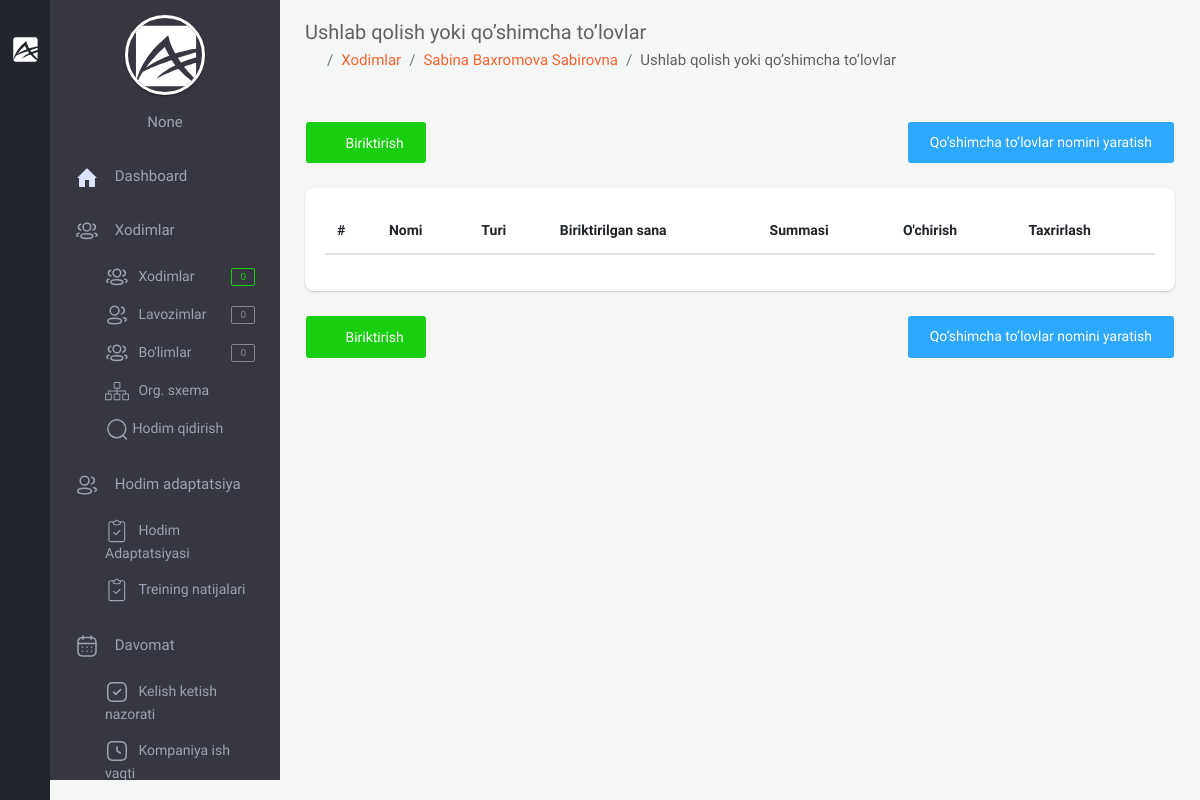
Page /backoffice/additional-payment/5 (signed in) on the earlier database version.
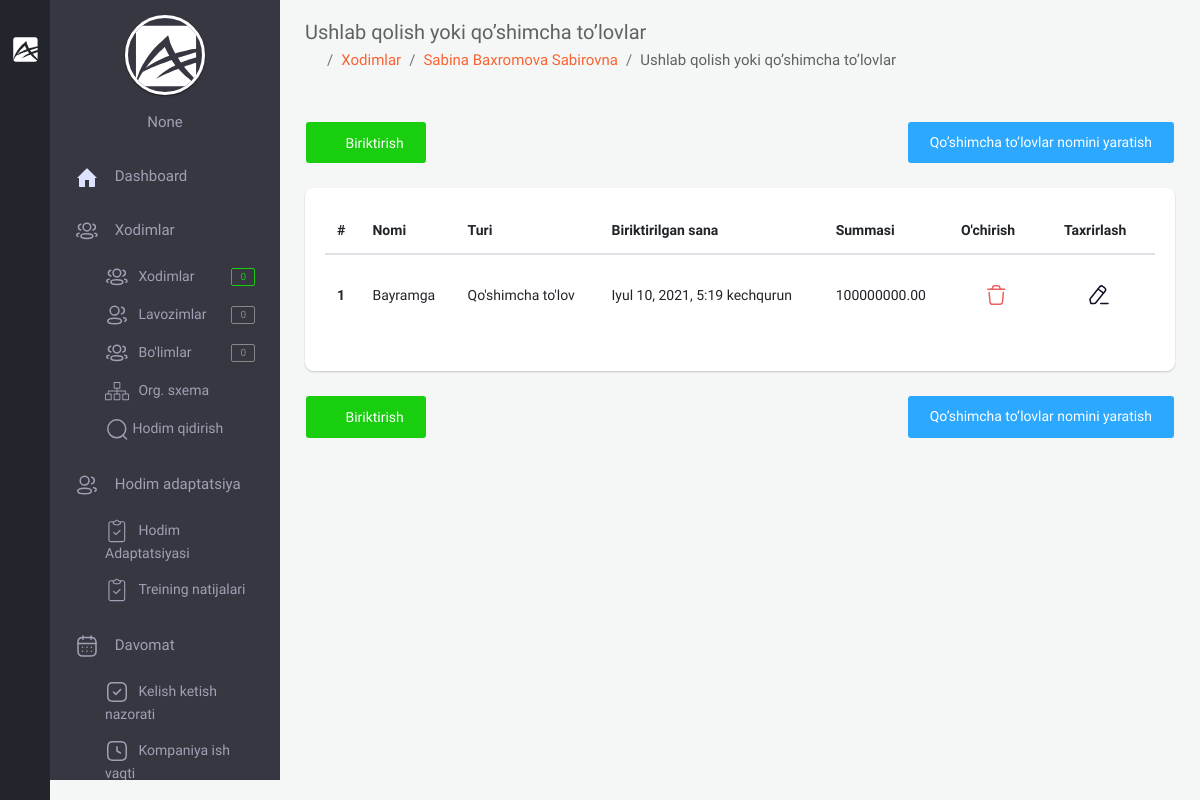
Same page on the later database version.
### app/models.py (models this page shows, shortened)
class AdditionalPayments(models.Model):
    additional_payment = (
        ('find', "Ushlab qolish"),
        ('additional_payment', "Qo'shimcha to'lov")
    )
    apt = models.ForeignKey(AdditionalPaymentType, on_delete=models.CASCADE, verbose_name="Turi")
    attached_date = models.DateField(null=True, blank=True, verbose_name="Biriktirilgan sana")
    type_of_additional_payment = models.CharField(choices=additional_payment, max_length=225)
    amount = models.DecimalField(decimal_places=2, max_digits=16, verbose_name="Summasi")
    note = models.TextField(verbose_name="Ta'rifi")
    staff = models.ForeignKey('Staff', on_delete=models.CASCADE, verbose_name="Xodim")
    create_at = models.DateTimeField(auto_now_add=True)
    class Meta:
        verbose_name_plural = "Ushlab qolish yoki to'lov qo'shish"

class AdditionalPaymentType(models.Model):
    name = models.CharField(max_length=255, verbose_name="Nomi")
    company = models.ForeignKey(Company, on_delete=models.CASCADE, null=True, blank=True, verbose_name="Kompaniya")
    create_at = models.DateTimeField(auto_now_add=True)
    class Meta:
        verbose_name_plural = "Ushlab qolish yoki qo'shimcha to'lovlar nomi"

### backoffice/views.py (the view, shortened to what this page needs)
# urls.py: path('additional-payment/<int:pk>', views.AdditionalPaymentsCreateView.as_view(), name='additional_payment'),
class AdditionalPaymentsCreateView(LoginRequiredMixin, generic.CreateView):
    template_name = 'backoffice/pages/additional_payments/list.html'
    form_class = forms.AdditionalPaymentsModelForm
    model = models.AdditionalPayments
    def get_context_data(self, *, object_list=None, **kwargs):
        ctx = super(AdditionalPaymentsCreateView, self).get_context_data(**kwargs)
        staff_id = self.kwargs.get('pk')
        company = self.request.user.company
        ctx['staff'] = models.Staff.objects.get(id=staff_id)
        ctx['additional_payments'] = models.AdditionalPayments.objects.filter(staff_id=staff_id)
        ctx['additional_payments_type'] = models.AdditionalPaymentType.objects.filter(company=company)
        ctx['staff_id'] = staff_id
        return ctx

### backoffice/context_processors.py (called while the page is built, shortened)
def staff_amount(request):
    amount_staff = None
    if request.user.is_anonymous == False:
        company = request.user.company
        staff = models.Staff.objects.filter(company=company)
        amount_staff = staff.count()
    return {"amount_staff": amount_staff}

def position_amount(request):
    position_amounts = None
    if request.user.is_anonymous == False:
        company = request.user.company
        position = models.Position.objects.filter(company=company)
        position_amounts = position.count()
    return {
        'position_amounts': position_amounts
    }

def department_amount(request):
    department_amounts = None
    if request.user.is_anonymous == False:
        company = request.user.company
        department = models.Department.objects.filter(company=company)
        department_amounts = department.count()
    return {
        'department_amounts': department_amounts
    }

def staff_gender_statistic(request):
    male = None
    female = None
    return {
        "male_count": '',
        "female_count": '',
        "company_staff_count": '',
        "width_male": '',
        "width_female": '',
    }

### templates/backoffice/pages/additional_payments/list.html (shortened to what the changed rows need)
{% extends 'backoffice/base.html' %}
{% block content %}
<section class="content">
    <div class="container-fluid">
        <div class="block-header">
            <div class="row clearfix">
                <div class="col-lg-12 col-md-12 col-sm-12">
                    <h2>Ushlab qolish yoki qo’shimcha to’lovlar</h2>
                </div>
            </div>
        </div>
        <div class="row clearfix">
            <div class="col-lg-12 col-md-12 col-sm-12">
                <div class="card">
                    <div class="body table-responsive">
                        <table class="table table-hover">
                            <thead>
                                <tr>
                                    <th>#</th>
                                    <th>Nomi</th>
                                    <th>Turi</th>
                                    <th>Biriktirilgan sana</th>
                                    <th>Summasi</th>
                                    <th>O'chirish</th>
                                    <th>Taxrirlash</th>
                                </tr>
                            </thead>
                            <tbody>
                            {% for additional_payment in additional_payments %}
                                <tr>
                                    <th scope="row">{{ additional_payment.id }}</th>
                                    <td>{{ additional_payment.apt.name }}</td>
                                    <td>
                                          {% for x,y in form.fields.type_of_additional_payment.choices %}
                                              {% if additional_payment.type_of_additional_payment == x %}
                                                {{ y }}
                                              {% endif %}
                                          {% endfor %}
                                    </td>
                                    <td>{{ additional_payment.create_at }}</td>
                                    <td>{{ additional_payment.amount }}</td>
                                    <td>
                                        <form action="{% url 'additional_payment_delete' pk=additional_payment.id %}" method="POST">
                                            <button type="submit" class="btn btn-neutral">
                                            </button>
                                        </form>
                                    </td>
                                    <td>
                                        <button type="button" data-color="pink" data-toggle="modal" data-target="#colorModal{{ additional_payment.id }}" class="btn btn-neutral waves-effect">
                                        </button>
                                    </td>
                                </tr>
                            {% endfor %}
                            </tbody>
                        </table>
                    </div>
                </div>
            </div>
        </div>
    </div>
</section>
{% endblock %}

Differences in the rows shown:
added AdditionalPayments: id "1", apt.name "Bayramga", choices "Qo'shimcha to'lov", create_at "Iyul 10, 2021, 5:19 kechqurun", amount "100000000.00"
